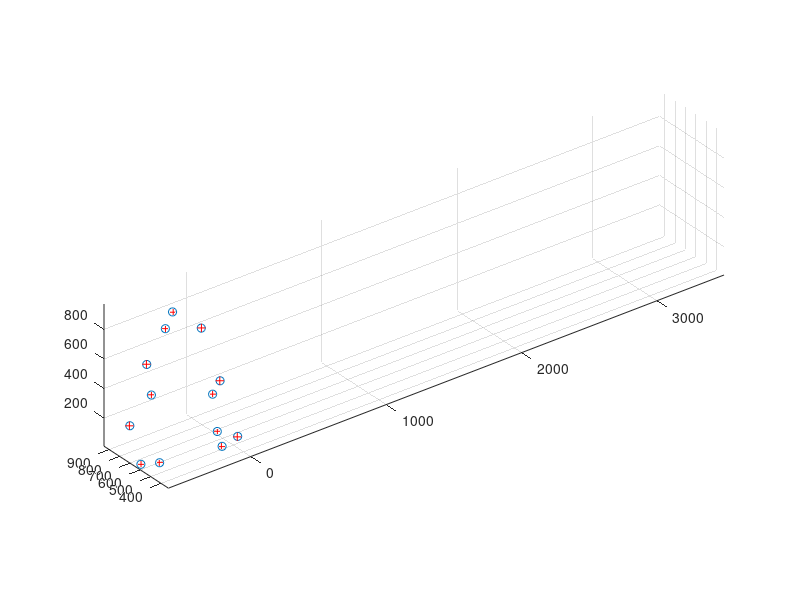

Reproduce this figure in MATLAB.
%% Load markers
load ('gait-raw.csv');

markers = gait_raw;
clear data;

%% Parameters
tol = 5e-6;
sigmaR = 5e-2;

%% Get nice training data - all sets with full markers
[r,~] = find(isnan(markers));
bins = setdiff(1:length(markers),unique(r));
Train = markers(bins,:);

%% Project Training data into pca space
[U,V,l] = pca(Train(:,:));
mPCA = mean(Train(:,:));

%% Determine required number dimensions for model fitting
d = find(abs(cumsum(l)./sum(l)-1) < tol,1,'first');

%% Find model process noise
sigma_a = var(diff(Train));
Q = U(:,1:d)'*((diag(sigma_a)).^2)*U(:,1:d);

%% Forward stage
Estimate = zeros(length(markers),size(markers,2));
frate = 0;
bin = 1;
state_pred{1} = randn(d,1);
state{1} = randn(d,1);
cov{1} = 1e12*eye(d);
cov_pred{1} = 1e12*eye(d);
for j = 2:length(markers)+1
    tic
    %% Construct measurement matrix
    H = diag(~isnan(markers(j-1,:)));
    H(sum(H,2)==0,:) = [];
    %% Measurement noise
    R = sigmaR*eye(size(H,1));
    Ht = H*U(:,1:d);

    %% Extract valid measurements
    z = markers(j-1,~isnan(markers(j-1,:)))';

    state_pred{j} = state{j-1};
    cov_pred{j} = cov{j-1} + Q;

    K = cov_pred{j}*Ht'*inv(Ht*cov_pred{j}*Ht' + R);

    state{j} = state_pred{j} + K*(z - (Ht*state_pred{j} + H*mPCA'));

    cov{j} = (eye(d) - K*Ht)*cov_pred{j};

    est = U(:,1:d)*state{j} + mPCA';

    frate = frate+toc;
    
    cla
    plot3(est(1:3:end),est(2:3:end),est(3:3:end),'o')
    hold on;
    plot3(markers(j-1,1:3:end),markers(j-1,2:3:end),markers(j-1,3:3:end),'r+')
    axis equal
    axis([min(min(markers(:,1:3:end))) max(max(markers(:,1:3:end))),min(min(markers(:,2:3:end))) max(max(markers(:,2:3:end))), min(min(markers(:,3:3:end))) max(max(markers(:,3:3:end)))])
    grid on
    view(3)
    drawnow;
     
    bin = bin + 1;
    
    fprintf ('Forward pass: Dim %d, Frame %d, Average proc time %0.4f \r',d, j,frate/j)
end

%% Backward stage
state_new = cell(length(state)-1,1);
cov_new = cell(length(cov)-1,1);
state_new{end} = state{end};
cov_new{end} = cov{end};
frate = 0;
for j = length(state)-1:-1:2
    tic

    state_new{j} = state{j} + cov{j}*inv(cov_pred{j})*(state{j+1} - state_pred{j+1});
    cov_new{j} = cov{j} + cov{j}*inv(cov_pred{j})*(cov{j+1} - cov_pred{j+1})*cov{j};

    Estimate(j-1,:) = U(:,1:d)*state_new{j} + mPCA';

    frate = frate + toc;
    
    cla
    plot3(Estimate(j-1,1:3:end),Estimate(j-1,2:3:end),Estimate(j-1,3:3:end),'o')
    hold on;
    plot3(markers(j-1,1:3:end),markers(j-1,2:3:end),markers(j-1,3:3:end),'r+')
    axis equal
    axis([min(min(markers(:,1:3:end))) max(max(markers(:,1:3:end))),min(min(markers(:,2:3:end))) max(max(markers(:,2:3:end))), min(min(markers(:,3:3:end))) max(max(markers(:,3:3:end)))])
    grid on
    view(3)
    drawnow;
    
    fprintf ('Backward pass: Dim %d, Frame %d, Average proc time %0.4f \r',d, j,frate/(length(markers)-j))
end

fprintf ('\nDone\n')
Estimate(end,:) = U(:,1:d)*state_new{end} + mPCA';

